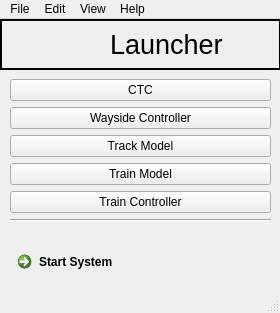
<?xml version="1.0" encoding="UTF-8"?>
<ui version="4.0">
 <class>menu</class>
 <widget class="QMainWindow" name="menu">
  <property name="geometry">
   <rect>
    <x>0</x>
    <y>0</y>
    <width>280</width>
    <height>313</height>
   </rect>
  </property>
  <property name="sizePolicy">
   <sizepolicy hsizetype="Preferred" vsizetype="Preferred">
    <horstretch>0</horstretch>
    <verstretch>0</verstretch>
   </sizepolicy>
  </property>
  <property name="windowTitle">
   <string>Track Model</string>
  </property>
  <property name="documentMode">
   <bool>true</bool>
  </property>
  <property name="dockNestingEnabled">
   <bool>false</bool>
  </property>
  <widget class="QWidget" name="simulationSpeedBlock">
   <property name="sizePolicy">
    <sizepolicy hsizetype="MinimumExpanding" vsizetype="Expanding">
     <horstretch>0</horstretch>
     <verstretch>0</verstretch>
    </sizepolicy>
   </property>
   <widget class="QLabel" name="trackmodelheaderLabel">
    <property name="geometry">
     <rect>
      <x>110</x>
      <y>0</y>
      <width>181</width>
      <height>51</height>
     </rect>
    </property>
    <property name="font">
     <font>
      <pointsize>20</pointsize>
     </font>
    </property>
    <property name="text">
     <string>Launcher</string>
    </property>
   </widget>
   <widget class="QLabel" name="image">
    <property name="geometry">
     <rect>
      <x>0</x>
      <y>0</y>
      <width>71</width>
      <height>51</height>
     </rect>
    </property>
    <property name="text">
     <string/>
    </property>
    <property name="pixmap">
     <pixmap>API/AuroraLogo.jpg</pixmap>
    </property>
    <property name="scaledContents">
     <bool>true</bool>
    </property>
   </widget>
   <widget class="QLabel" name="yellow">
    <property name="geometry">
     <rect>
      <x>0</x>
      <y>0</y>
      <width>281</width>
      <height>51</height>
     </rect>
    </property>
    <property name="frameShape">
     <enum>QFrame::WinPanel</enum>
    </property>
    <property name="text">
     <string/>
    </property>
    <property name="pixmap">
     <pixmap>API/yellow.png</pixmap>
    </property>
    <property name="scaledContents">
     <bool>true</bool>
    </property>
   </widget>
   <widget class="QWidget" name="verticalLayoutWidget">
    <property name="geometry">
     <rect>
      <x>10</x>
      <y>60</y>
      <width>261</width>
      <height>201</height>
     </rect>
    </property>
    <layout class="QVBoxLayout" name="verticalLayout">
     <item>
      <widget class="QPushButton" name="ctc_button">
       <property name="text">
        <string>CTC</string>
       </property>
      </widget>
     </item>
     <item>
      <widget class="QPushButton" name="wayside_button">
       <property name="text">
        <string>Wayside Controller</string>
       </property>
      </widget>
     </item>
     <item>
      <widget class="QPushButton" name="track_model_button">
       <property name="text">
        <string>Track Model</string>
       </property>
      </widget>
     </item>
     <item>
      <widget class="QPushButton" name="train_model_button">
       <property name="text">
        <string>Train Model</string>
       </property>
      </widget>
     </item>
     <item>
      <widget class="QPushButton" name="train_controller_button">
       <property name="text">
        <string>Train Controller</string>
       </property>
      </widget>
     </item>
     <item>
      <widget class="Line" name="line">
       <property name="orientation">
        <enum>Qt::Horizontal</enum>
       </property>
      </widget>
     </item>
     <item>
      <spacer name="verticalSpacer">
       <property name="orientation">
        <enum>Qt::Vertical</enum>
       </property>
       <property name="sizeHint" stdset="0">
        <size>
         <width>20</width>
         <height>40</height>
        </size>
       </property>
      </spacer>
     </item>
     <item>
      <widget class="QCommandLinkButton" name="commandLinkButton">
       <property name="text">
        <string>Start System</string>
       </property>
      </widget>
     </item>
    </layout>
   </widget>
   <zorder>yellow</zorder>
   <zorder>trackmodelheaderLabel</zorder>
   <zorder>image</zorder>
   <zorder>verticalLayoutWidget</zorder>
  </widget>
  <widget class="QStatusBar" name="statusbar"/>
  <widget class="QMenuBar" name="menubar">
   <property name="geometry">
    <rect>
     <x>0</x>
     <y>0</y>
     <width>280</width>
     <height>21</height>
    </rect>
   </property>
   <property name="defaultUp">
    <bool>true</bool>
   </property>
   <widget class="QMenu" name="menuTraick_Model">
    <property name="title">
     <string>File</string>
    </property>
   </widget>
   <widget class="QMenu" name="menuFault_List">
    <property name="tearOffEnabled">
     <bool>false</bool>
    </property>
    <property name="title">
     <string>Edit</string>
    </property>
    <property name="separatorsCollapsible">
     <bool>true</bool>
    </property>
   </widget>
   <widget class="QMenu" name="menuTestBench">
    <property name="title">
     <string>View</string>
    </property>
   </widget>
   <widget class="QMenu" name="menuHelp">
    <property name="title">
     <string>Help</string>
    </property>
   </widget>
   <addaction name="menuTraick_Model"/>
   <addaction name="menuFault_List"/>
   <addaction name="menuTestBench"/>
   <addaction name="menuHelp"/>
  </widget>
  <action name="actionDark_Mode">
   <property name="text">
    <string>Dark Mode</string>
   </property>
  </action>
 </widget>
 <resources/>
 <connections/>
</ui>
